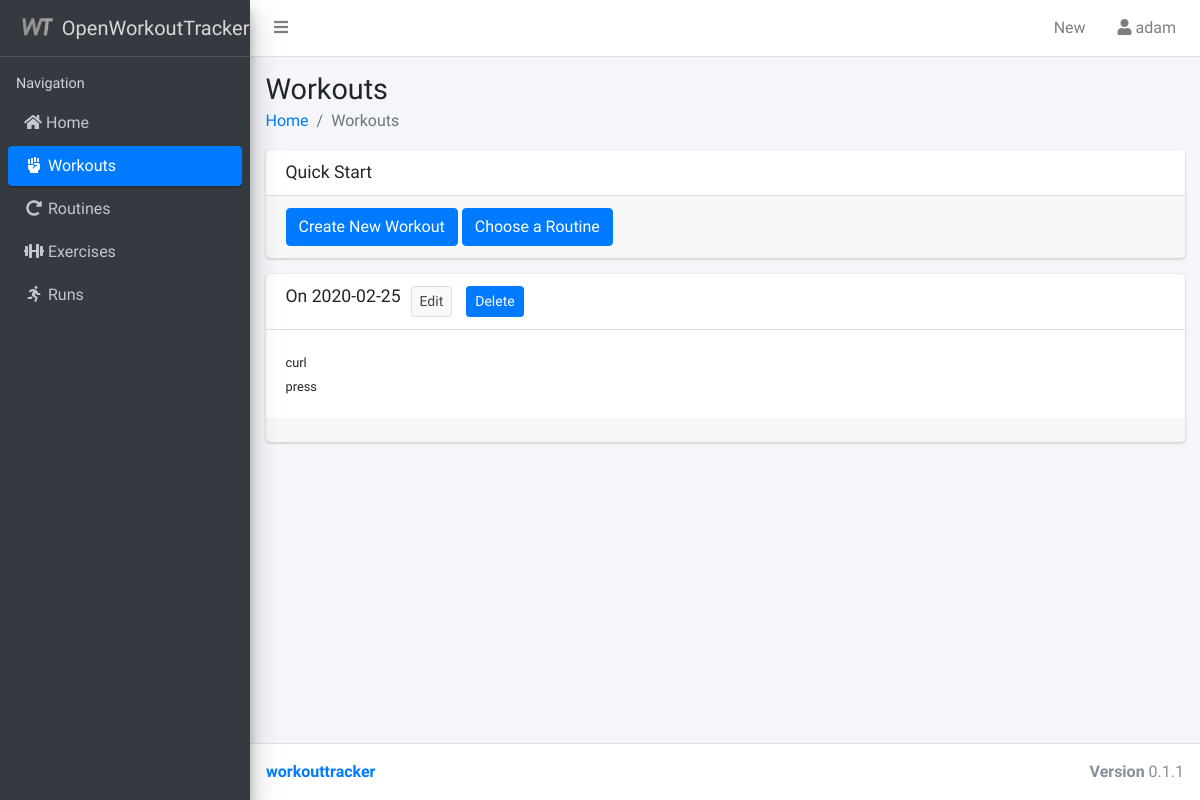
The app's page /workouts/ (signed in) with its own data.
### workouttracker/models.py (models this page shows, shortened)
class Workout(models.Model):
    date = models.DateField(default=date.today)
    description = models.TextField(blank=True, null=True)
    last_modified = models.DateTimeField(auto_now=True)
    user = models.ForeignKey(User, on_delete=models.SET_NULL, null=True, blank=True)
    objects = WorkoutQuerySet.as_manager()
    class Meta:
        verbose_name_plural = 'workouts'
        ordering = ['date']
    def __str__(self):
        return str(self.date)

class WorkoutExercise(models.Model):
    class Meta:
        ordering = ['title']
    title = models.CharField(max_length=64)
    description = models.TextField(blank=True, null=True)
    sets = models.IntegerField(blank=True, null=True)
    reps = models.IntegerField(blank=True, null=True)
    workout = models.ForeignKey(Workout, models.CASCADE, related_name='workoutexercises',
                                    blank=True, null=True)
    user = models.ForeignKey(User, on_delete=models.SET_NULL, null=True, blank=True)
    objects = WorkoutExerciseQuerySet.as_manager()
    def __str__(self):
        return self.title

### workouttracker/views/workouts.py (the view)
# urls.py: path('workouts/', workout_views.WorkoutIndex.as_view(), name='workouts'),
class WorkoutIndex(LoginRequiredMixin, generic.ListView):
    template_name = 'workouttracker/workout_overview.html'
    context_object_name = 'workouts'
    model = Workout
    paginate_by = 50
    class workoutEntry:
        name=''
        exercises=[]
    def get_queryset(self):
        queryset = super().get_queryset()
        queryset = queryset.filter(user=self.request.user)
        if 'workoutexercise' in self.request.GET:
            queryset = queryset.filter(workoutexercise_id=self.request.GET['workoutexercise'])
        return queryset
    def get_context_data(self, **kwargs):
        context = super().get_context_data(**kwargs)
        context['menu'] = 'workouts'
        workouts = context['workouts']
        workoutsList = []
        for workout in Workout.objects.belongsTo(self.request.user).dateDescending():
            entry = self.workoutEntry()
            entry.name = workout
            entry.exercises = WorkoutExercise.objects.filter(user=self.request.user).filter(workout_id=workout.id)
            workoutsList.append({"name": workout, "id": workout.id, "exercises": WorkoutExercise.objects.filter(user=self.request.user).filter(workout_id=workout.id)})
        context['workoutsList'] = workoutsList
        return context

### workouttracker/models.py (called while the page is built)
    def dateDescending(self):
        return self.order_by('-date')

    def belongsTo(self, user):
        return self.filter(user=user)

### workouttracker/templates/workouttracker/workout_overview.html (shortened to what this page needs)
{% extends 'workouttracker/base.html' %}
{% load static %}
{% load tags %}
{% load humanize %}
{% block content_header %}
<h1>Workouts</h1>
<ol class="breadcrumb">
  <li class="breadcrumb-item"><a href="/">Home</a></li>
  <li class="breadcrumb-item active">Workouts</li>
</ol>
{% endblock %}
{% block content %}
<div class="card">
  <div class="card-header with-border">
    <h3 class="card-title">Quick Start</h3>
  </div>
  <div class="card-footer">
    <a class="btn btn-primary" href="{% url 'workout_create' %}">Create New Workout</a>
    <a class="btn btn-primary" href="{% url 'routines' %}">Choose a Routine</a>
  </div>
</div>
{% for workout in workoutsList %}
<div class="card">
  <div class="card-header with-border">
    <h3 class="card-title" >On {{ workout.name }}</h3>
    <span>
      <a class="btn btn-default btn-sm" style="margin-left: 10px;" href="{% url 'workout_update' workout.id %}">Edit</a>
    <a href="#" onclick="document.getElementById('delete_form_{{workout.id}}').submit();" class="btn btn-primary btn-sm" style="margin-left: 10px;">Delete</a>
  </span>
  </div>
  <div class="card-body">
    {% for exercise in workout.exercises %}
      <small>{{ exercise }}<br/></small>
    {% endfor %}
    </div>
    <div class="card-footer text-center">
      </div>
    </div>
{% endfor %}
{% endblock %}

### workouttracker/templates/workouttracker/base.html (shortened to what this page needs)
{% load static %}
{% load account %}
<!DOCTYPE html>
<html>
  <head>
    <link rel="stylesheet" href="{% static 'vendor/css/font-awesome.min.css' %}">
    <link rel="stylesheet" href="{% static 'vendor/fontawesome-free/css/all.min.css' %}">
    <link rel="stylesheet" href="{% static 'vendor/overlayScrollbars/css/OverlayScrollbars.min.css' %}">
    <link rel="stylesheet" href="{% static 'vendor/css/AdminLTE.min.css' %}">
  </head>
  <body class="hold-transition sidebar-mini">
    <div class="wrapper">
        <nav class="main-header navbar navbar-expand navbar-white navbar-light">
            <ul class="navbar-nav">
            <li class="nav-item">
              <a class="nav-link" data-widget="pushmenu" href="#"><i class="fas fa-bars"></i></a>
            </li>
          </ul>
            <ul class="nav navbar-nav ml-auto">
              <li class="nav-item dropdown">
                <a class="nav-link" data-toggle="dropdown" href="#">New</a>
              </li>
              <li class="nav-item dropdown user user-menu">
                <a class="nav-link" data-toggle="dropdown" href="#">
                  <i class="fa fa-user" aria-hidden="true"></i>
                  <span class="hidden-xs">{% user_display user %}</span>
                </a>
              </li>
            </ul>
        </nav>
     <aside class="main-sidebar sidebar-dark-primary elevation-4">
      <a href="{% url 'index' %}" class="brand-link">
        <img src="/static/workouttracker/img/android-chrome-192x192.png" alt="OpenWorkoutTrackerLogo" class="brand-image"
        >
        <span class="brand-text font-weight-light"><b>Open</b>WorkoutTracker</span>
      </a>
          <div class="sidebar">
          <nav class="mt-2">
          <ul class="nav nav-pills nav-sidebar flex-column" data-widget="treeview" role="menu" data-accordion="false">
            <li class="nav-header">Navigation</li>
            <li class="nav-item">
              <a href="/" {% if menu == "home" %} class="nav-link active"{% else %}class="nav-link"{% endif %} >
                <i class="fa fa-home"></i> <p>Home</p>
              </a>
            </li>
            <li class="nav-item">
              <a href="{% url 'workouts' %}" {% if menu == "workouts" %} class="nav-link active"{% else %}class="nav-link"{% endif %} >
                <i class="fa fa-fist-raised fa-fw"></i>
                <p>Workouts</p>
              </a>
            </li>
            <li class="nav-item">
              <a href="{% url 'routines' %}" {% if menu == "routines" %} class="nav-link active"{% else %}class="nav-link"{% endif %}>
                <i class="fa fa-redo-alt fa-fw"></i>
                <p>Routines</p>
              </a>
            </li>
            <li class="nav-item">
              <a href="{% url 'exercises' %}" {% if menu == "exercises" %} class="nav-link active"{% else %}class="nav-link"{% endif %}><i class="fa fa-dumbbell fa-fw"></i>
                <p>Exercises</p>
              </a>
            </li>
            <li class="nav-item">
              <a href="{% url 'runs' %}" {% if menu == "runs" %} class="nav-link active"{% else %}class="nav-link"{% endif %}><i class="fa fa-running fa-fw"></i>
                <p>Runs</p>
              </a>
            </li>
          </ul>
        </nav>
      </div>
      </aside>
      <div class="content-wrapper">
        <div class="content-header">
          <div class="container-fluid">
          {% block content_header %}
          {% endblock %}
          </div>
        </div>
        <section class="content">
        <div class="container-fluid">
          {% block content %}
          {% endblock %}
        </div>
      </div>
      <footer class="main-footer">
        <div class="pull-right hidden-xs">
          <b>Version</b> 0.1.1
        </div>
        <strong><a href="https://github.com/agstrike/workouttracker">workouttracker</a></strong>
      </footer>
    </div>
  </body>
</html>

### records on screen
Workout: name "2020-02-25"
WorkoutExercise: title "curl"
WorkoutExercise: title "press"
